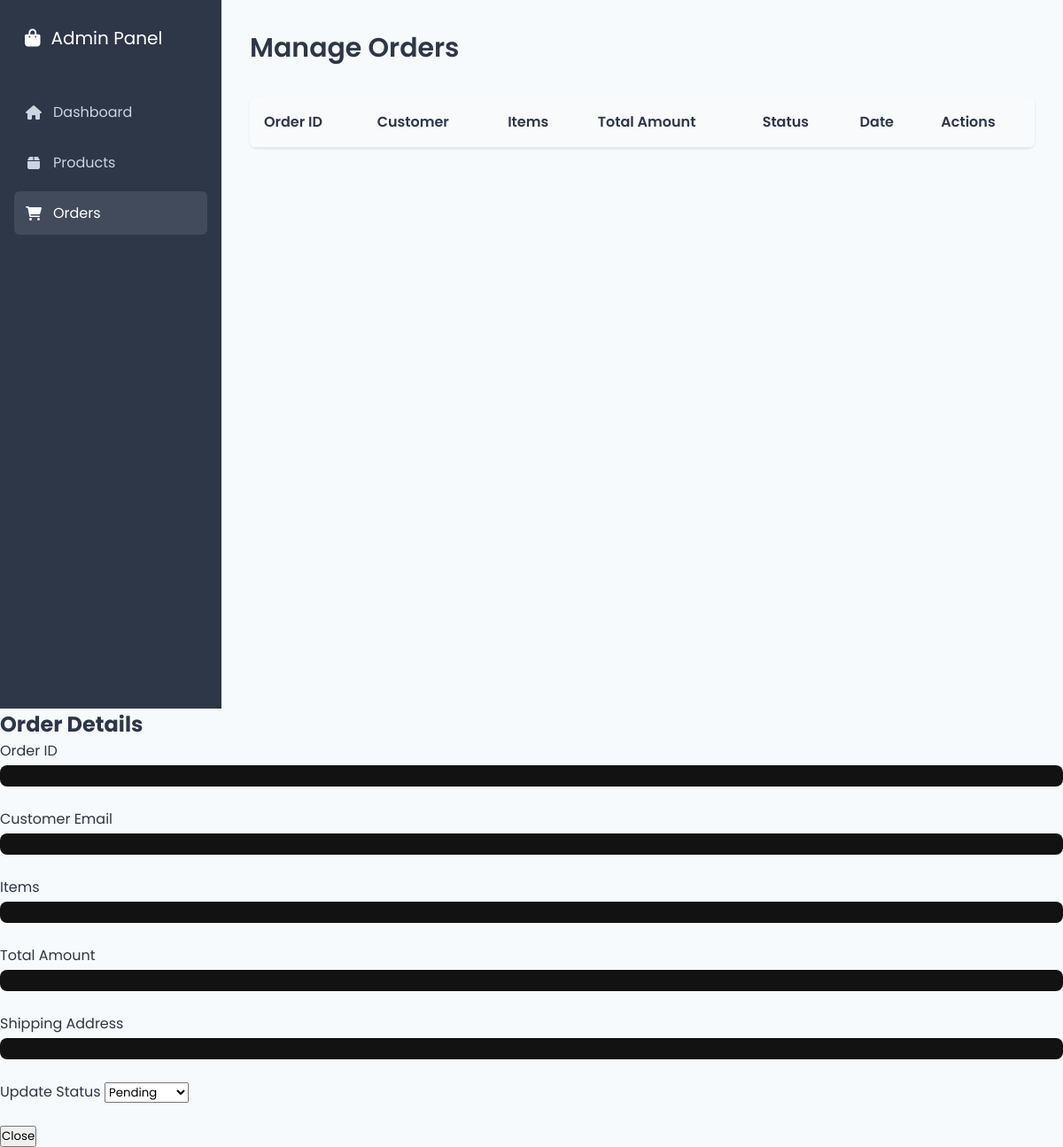
Page /admin/orders.php (signed in) on the earlier database version.
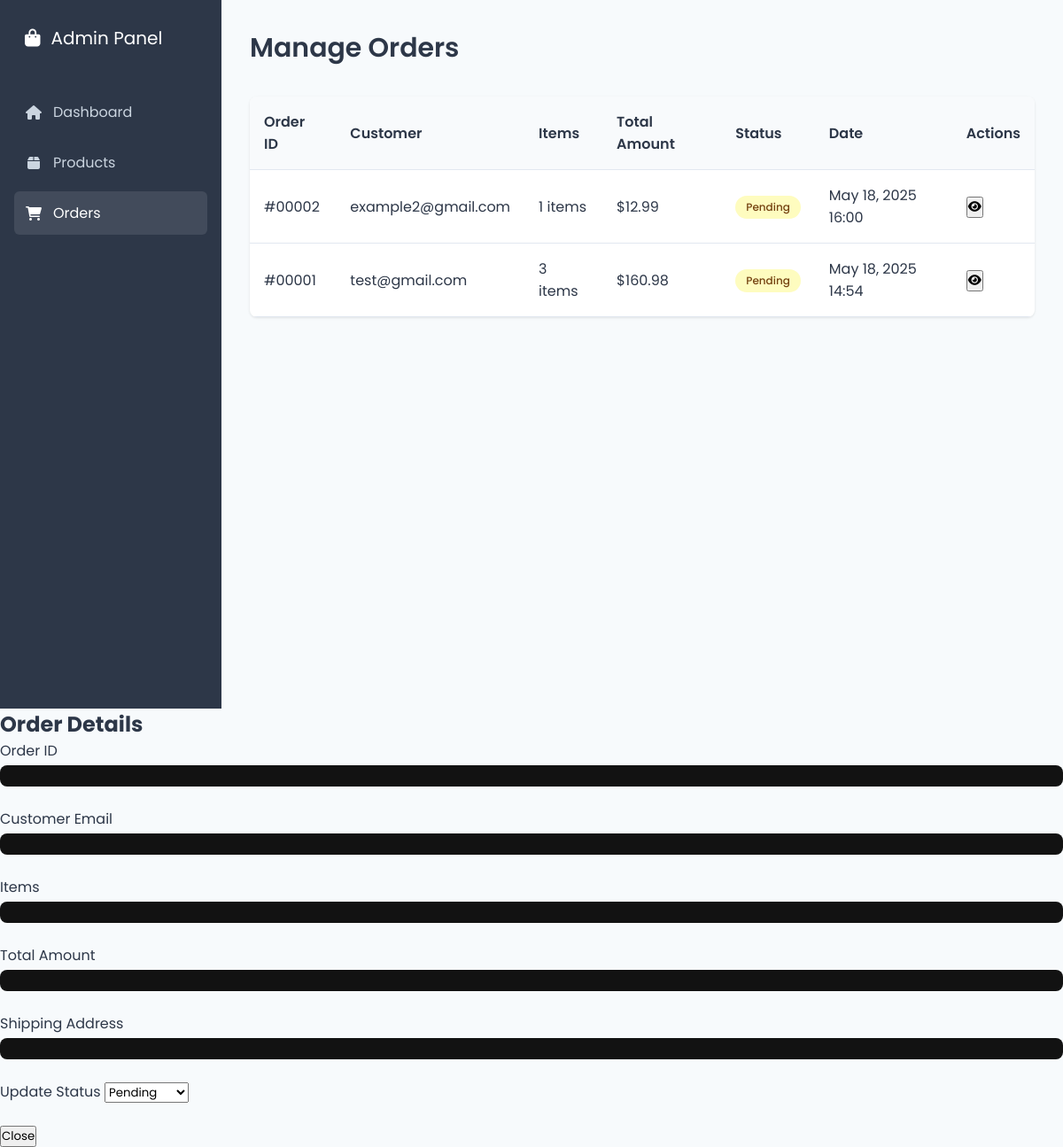
Same page on the later database version.
### tables this page shows
CREATE TABLE `orders` (
  `id` int(11) NOT NULL,
  `user_id` int(11) NOT NULL,
  `total_amount` decimal(10,2) NOT NULL,
  `status` enum('pending','processing','shipped','delivered','cancelled') DEFAULT 'pending',
  `shipping_address` text NOT NULL,
  `created_at` timestamp NOT NULL DEFAULT current_timestamp(),
  `updated_at` timestamp NOT NULL DEFAULT current_timestamp() ON UPDATE current_timestamp()
);

CREATE TABLE `users` (
  `id` int(11) NOT NULL,
  `name` varchar(100) NOT NULL,
  `email` varchar(100) NOT NULL,
  `password` varchar(255) NOT NULL,
  `created_at` timestamp NOT NULL DEFAULT current_timestamp()
);

### admin/orders.php (the view, shortened to what this page needs)
<?php
require_once '../includes/db.php';
$orders = $conn->query("
    SELECT o.*, u.email as user_email,
           COUNT(oi.id) as total_items,
           GROUP_CONCAT(CONCAT(p.name, ' (', oi.quantity, ')') SEPARATOR ', ') as items
    FROM orders o
    JOIN users u ON o.user_id = u.id
    JOIN order_items oi ON o.id = oi.order_id
    JOIN products p ON oi.product_id = p.id
    GROUP BY o.id
    ORDER BY o.created_at DESC
");
?>
<!DOCTYPE html>
<html lang="en">
<head>
    <link rel="stylesheet" href="../css/adminstyle.css">
    <link rel="stylesheet" href="https://cdnjs.cloudflare.com/ajax/libs/font-awesome/6.0.0/css/all.min.css">
</head>
<body>
    <div class="admin-container">
        <aside class="admin-sidebar">
            <a href="dashboard.php" class="admin-logo">
                <i class="fas fa-shopping-bag"></i>
                <span>Admin Panel</span>
            </a>
            <nav class="admin-nav">
                <ul>
                    <li class="admin-nav-item">
                        <a href="dashboard.php" class="admin-nav-link">
                            <i class="fas fa-home"></i>
                            Dashboard
                        </a>
                    </li>
                    <li class="admin-nav-item">
                        <a href="manageproduct.php" class="admin-nav-link">
                            <i class="fas fa-box"></i>
                            Products
                        </a>
                    </li>
                    <li class="admin-nav-item">
                        <a href="orders.php" class="admin-nav-link active">
                            <i class="fas fa-shopping-cart"></i>
                            Orders
                        </a>
                    </li>
                </ul>
            </nav>
        </aside>
        <main class="admin-main">
            <header class="admin-header">
                <h1 class="admin-title">Manage Orders</h1>
            </header>
            <div class="admin-table-container">
                <table class="admin-table">
                    <thead>
                        <tr>
                            <th>Order ID</th>
                            <th>Customer</th>
                            <th>Items</th>
                            <th>Total Amount</th>
                            <th>Status</th>
                            <th>Date</th>
                            <th>Actions</th>
                        </tr>
                    </thead>
                    <tbody>
                        <?php while ($order = $orders->fetch_assoc()): ?>
                        <tr>
                            <td>#<?php echo str_pad($order['id'], 5, '0', STR_PAD_LEFT); ?></td>
                            <td><?php echo htmlspecialchars($order['user_email']); ?></td>
                            <td>
                                <div class="order-items-tooltip">
                                    <?php echo $order['total_items']; ?> items
                                </div>
                            </td>
                            <td>$<?php echo number_format($order['total_amount'], 2); ?></td>
                            <td>
                                <?php
                                $status_classes = [
                                    'pending' => 'warning',
                                    'processing' => 'primary',
                                    'shipped' => 'info',
                                    'delivered' => 'success',
                                    'cancelled' => 'danger'
                                ];
                                $status_class = $status_classes[$order['status']] ?? 'secondary';
                                ?>
                                <span class="admin-badge admin-badge-<?php echo $status_class; ?>">
                                    <?php echo ucfirst($order['status']); ?>
                                </span>
                            </td>
                            <td><?php echo date('M j, Y H:i', strtotime($order['created_at'])); ?></td>
                            <td>
                                <button class="admin-btn admin-btn-secondary" onclick="showOrderDetails(<?php echo htmlspecialchars(json_encode($order)); ?>)">
                                    <i class="fas fa-eye"></i>
                                </button>
                            </td>
                        </tr>
                        <?php endwhile; ?>
                    </tbody>
                </table>
            </div>
        </main>
    </div>
    <div id="orderModal" class="admin-modal">
        <div class="admin-modal-content">
            <h2>Order Details</h2>
            <div class="order-details">
                <div class="admin-form-group">
                    <label class="admin-form-label">Order ID</label>
                    <div id="order-id" class="admin-form-value"></div>
                </div>
                <div class="admin-form-group">
                    <label class="admin-form-label">Customer Email</label>
                    <div id="order-email" class="admin-form-value"></div>
                </div>
                <div class="admin-form-group">
                    <label class="admin-form-label">Items</label>
                    <div id="order-items" class="admin-form-value"></div>
                </div>
                <div class="admin-form-group">
                    <label class="admin-form-label">Total Amount</label>
                    <div id="order-amount" class="admin-form-value"></div>
                </div>
                <div class="admin-form-group">
                    <label class="admin-form-label">Shipping Address</label>
                    <div id="order-address" class="admin-form-value"></div>
                </div>
                <form action="orders.php" method="POST" class="admin-form-group">
                    <label class="admin-form-label">Update Status</label>
                    <select name="status" class="admin-form-input" onchange="this.form.submit()">
                        <option value="pending">Pending</option>
                    </select>
                </form>
            </div>
            <div class="admin-modal-actions">
                <button class="admin-btn admin-btn-secondary" onclick="hideModal('orderModal')">Close</button>
            </div>
        </div>
    </div>
</body>
</html>

### css/adminstyle.css (style rules this page uses)
:root { --primary-color: #4a90e2; --secondary-color: #5c6ac4; --danger-color: #e53e3e; --success-color: #48bb78; --warning-color: #ecc94b; --text-color: #2d3748; --sidebar-width: 250px; --header-height: 60px; --primary: #ff3b3b; --primary-dark: #cc2929; --secondary: #1f1f1f; --dark: #121212; --darker: #0a0a0a; --light: #ffffff; --gray: #9ca3af; --light-gray: #374151; --success: #10b981; --warning: #f59e0b; --danger: #ef4444; --transition: all 0.3s ease; }
* { margin: 0; padding: 0; box-sizing: border-box; font-family: 'Poppins', sans-serif; }
body { background-color: #f7fafc; color: var(--text-color); min-height: 100vh; }
.admin-container { display: flex; min-height: 100vh; }
.admin-sidebar { width: var(--sidebar-width); background-color: #2d3748; color: white; padding: 1rem; position: fixed; height: 100vh; overflow-y: auto; }
.admin-logo { display: flex; align-items: center; gap: 0.75rem; font-size: 1.25rem; color: white; text-decoration: none; padding: 0.75rem; margin-bottom: 2rem; }
.admin-nav ul { list-style: none; }
.admin-nav-item { margin-bottom: 0.5rem; }
.admin-nav-link { display: flex; align-items: center; gap: 0.75rem; padding: 0.75rem; color: #cbd5e0; text-decoration: none; border-radius: 0.375rem; transition: all 0.3s ease; }
.admin-nav-link:hover, .admin-nav-link.active { background-color: rgba(255, 255, 255, 0.1); color: white; }
.admin-nav-link i { width: 20px; text-align: center; }
.admin-main { flex: 1; margin-left: var(--sidebar-width); padding: 2rem; }
.admin-header { display: flex; justify-content: space-between; align-items: center; margin-bottom: 2rem; }
.admin-title { font-size: 1.875rem; font-weight: 600; color: var(--text-color); }
.admin-table-container { background-color: white; border-radius: 0.5rem; box-shadow: 0 1px 3px rgba(0, 0, 0, 0.1); overflow: hidden; }
.admin-table { width: 100%; border-collapse: collapse; }
.admin-table th, .admin-table td { padding: 1rem; text-align: left; border-bottom: 1px solid #e2e8f0; }
.admin-table th { background-color: #f8fafc; font-weight: 600; }
.admin-badge { display: inline-block; padding: 0.25rem 0.75rem; border-radius: 9999px; font-size: 0.75rem; font-weight: 500; }
.admin-badge-warning { background-color: #fefcbf; color: #744210; }
.order-items-tooltip { position: relative; cursor: pointer; }
.admin-form-value { padding: 0.75rem; background-color: var(--dark); border-radius: 0.5rem; margin-top: 0.25rem; font-size: 0.875rem; color: var(--light); }
.order-details { display: grid; gap: 1.5rem; margin-bottom: 1.5rem; }

Differences in the rows shown:
added orders: id "00002", user.email "example2@gmail.com", total_items "1", total_amount "12.99", status "Pending", created_at "May 18, 2025 16:00"
added orders: id "00001", user.email "test@gmail.com", total_items "3", total_amount "160.98", status "Pending", created_at "May 18, 2025 14:54"
